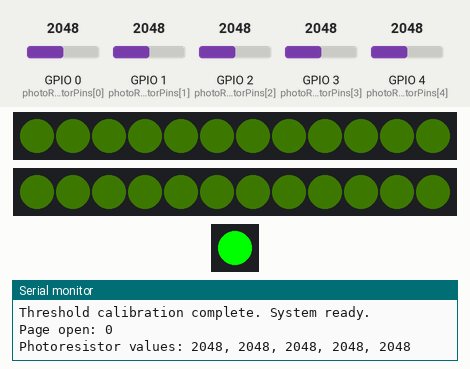
A sketch run on a simulated ESP32-C3. Parts: 2 × 12 RGB LEDs in strip order, left to right, 1 RGB LEDs in strip order, left to right, the last lines printed to the serial monitor. Inputs (shaded band) come from the test bench; at power-on: GPIO 0 (photoResistorPins[0]) = 2048, GPIO 1 (photoResistorPins[1]) = 2048, GPIO 2 (photoResistorPins[2]) = 2048, GPIO 3 (photoResistorPins[3]) = 2048, GPIO 4 (photoResistorPins[4]) = 2048. Dim RGB values are drawn brighter than linear; random numbers use the default seed unless the sketch sets one.

Above: at 1.2 s.
1.3 s: GPIO 0 (photoResistorPins[0]) set to 2167
At 1.7 s:
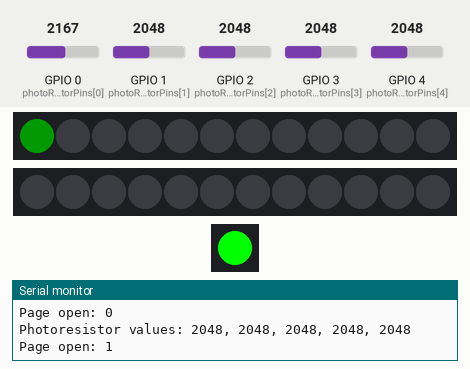
4.3 s: GPIO 1 (photoResistorPins[1]) set to 2143
At 5.2 s:
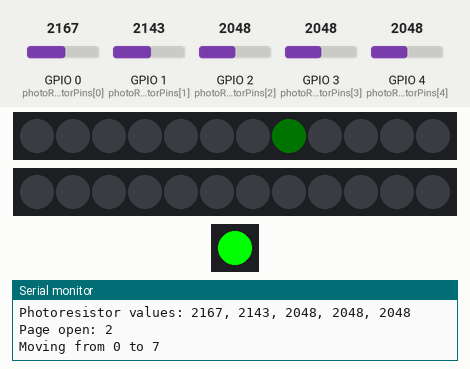
6.3 s: GPIO 2 (photoResistorPins[2]) set to 2130
At 6.41 s:
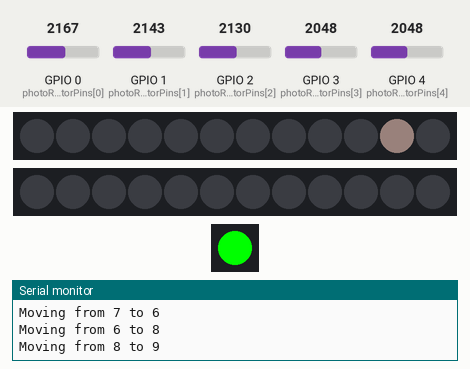
10.6 s: GPIO 3 (photoResistorPins[3]) set to 2866
12.4 s: GPIO 2 (photoResistorPins[2]) set to 1228
At 12.5 s:
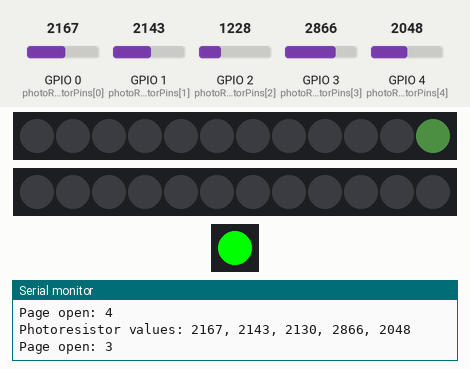
16.9 s: GPIO 1 (photoResistorPins[1]) set to 1228
At 18.6 s:
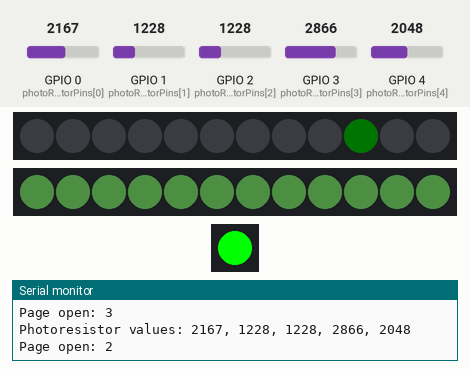

The sketch:

GG_Book.ino
```cpp
#include <Adafruit_NeoPixel.h>
#include <vector>
#include <iostream>
using namespace std;

// NeoPixel setup
#define NEOPIXEL_PIN1 6       // GPIO pin for first NeoPixel chain
#define NEOPIXEL_PIN2 7       // GPIO pin for second NeoPixel chain
#define NUM_PIXELS 12         // Number of NeoPixels per chain
#define LED_BUILTIN 10

Adafruit_NeoPixel pixels1(NUM_PIXELS, NEOPIXEL_PIN1, NEO_GRB + NEO_KHZ800);
Adafruit_NeoPixel pixels2(NUM_PIXELS, NEOPIXEL_PIN2, NEO_GRB + NEO_KHZ800);
Adafruit_NeoPixel BUILTIN(1, LED_BUILTIN, NEO_GRB + NEO_KHZ800);

// Photoresistor setup
#define PHOTORESISTOR_COUNT 5
const int photoResistorPins[PHOTORESISTOR_COUNT] = {0, 1, 2, 3, 4};

// Thresholds for detecting significant light changes
int lightThresholds[PHOTORESISTOR_COUNT];
const int buffer = 50; // Sensitivity buffer for activation

// Declare the graph globally so it is accessible everywhere
vector<int> graph[24] = {
  {1, 5, 6, 7},
  {0, 2, 3, 4, 5},
  {1, 3, 14},
  {1, 2, 4, 11},
  {1, 3, 5, 9, 10, 11},
  {0, 1, 4, 6, 9},
  {0, 5, 7, 8, 9},
  {0, 6, 8},
  {6, 7, 9},
  {4, 5, 6, 8},
  {4, 9, 11},
  {3, 4, 10},
  {13, 17, 18, 19},
  {12, 14, 15, 16, 17},
  {2, 13, 15, 16},
  {13, 14, 16, 23},
  {13, 15, 17, 21, 22, 23},
  {12, 13, 16, 18, 21},
  {12, 17, 19, 20, 21},
  {12, 18, 20},
  {18, 19, 21},
  {16, 17, 18, 20},
  {16, 21, 23},
  {15, 16, 22}
};

// Function prototypes
void setLEDs(Adafruit_NeoPixel &pixels, const uint32_t colors[]);
void calibrateThresholds();
int determinePattern();
void printPhotoResistorValues(int activeCount);

// Pattern functions
void patternSequential(Adafruit_NeoPixel &pixels, int currentPattern);
void patternStaticColors(Adafruit_NeoPixel &pixels, const uint32_t colors[]);
void patternRandomWalk(Adafruit_NeoPixel &pixels, int currentPattern);

void setup() {
  // Initialize NeoPixels
  pixels1.begin();
  pixels2.begin();
  BUILTIN.begin();

  pixels1.setBrightness(25);
  pixels2.setBrightness(25);
  BUILTIN.setPixelColor(0, BUILTIN.Color(0, 255, 0));
  pixels1.show();
  pixels2.show();
  BUILTIN.show();

  // Initialize photoresistors
  for (int i = 0; i < PHOTORESISTOR_COUNT; i++) {
    pinMode(photoResistorPins[i], INPUT);
  }

  Serial.begin(115200);
  Serial.println("System initializing...");

  calibrateThresholds();
  Serial.println("Threshold calibration complete. System ready.");
}
void loop() {
  int activePattern = determinePattern();
  static int lastPattern = -1;

  // Only update if the pattern changes
  if (activePattern != lastPattern) {
    lastPattern = activePattern;
    Serial.print("Page open: ");
    Serial.println(activePattern);

    // Execute the corresponding pattern
    switch (activePattern) {
      case 0:
        // setting all neopixels to a light green color to start
        for (int i = 0; i < NUM_PIXELS; i++) {
          pixels1.setPixelColor(i, pixels1.Color(10, 20, 0));
          pixels2.setPixelColor(i, pixels2.Color(10, 20, 0));
        }
        pixels1.show();
        pixels2.show();
        break;

      case 1:
        pixels1.clear();
        pixels2.clear();
        pixels1.show();
        pixels2.show();
        patternSequential(pixels1, 1);
        patternSequential(pixels2, 1);
        break;

      case 2: {
        patternRandomWalk(pixels1, pixels2, 2);
      }
      case 3: {
        patternSpreadingWave(pixels1, pixels2, 3);
      }
      case 4: {}
      case 5: {}
    }
  }
// Continuously check for photoresistor changes
  printPhotoResistorValues(activePattern);
}


// Calibrate light thresholds for each photoresistor
void calibrateThresholds() {
  for (int i = 0; i < PHOTORESISTOR_COUNT; i++) {
    int rawValue = analogRead(photoResistorPins[i]);
    lightThresholds[i] = rawValue + buffer;
    Serial.print("Photoresistor ");
    Serial.print(i);
    Serial.print(" threshold: ");
    Serial.println(lightThresholds[i]);
  }
}

// Determine which pattern to display based on photoresistor activation
int determinePattern() {
    int activeCount = 0;
    for (int i = 0; i < PHOTORESISTOR_COUNT; i++) {
        int rawValue = analogRead(photoResistorPins[i]);
        if (rawValue > lightThresholds[i]) {
            activeCount++;
        }
    }
    return activeCount; // Assuming activeCount maps to a pattern
}


// Print photoresistor values in a single line if exceeding thresholds
void printPhotoResistorValues(int activeCount) {
  static int lastActiveCount = -1;

  // Only print when activeCount changes
  if (activeCount != lastActiveCount) {
    lastActiveCount = activeCount;
    Serial.print("Photoresistor values: ");
    for (int i = 0; i < PHOTORESISTOR_COUNT; i++) {
      int rawValue = analogRead(photoResistorPins[i]);
      Serial.print(rawValue);
      if (i < PHOTORESISTOR_COUNT - 1) Serial.print(", ");
    }
    Serial.println();
  }
}


// Set NeoPixels to a specific color pattern
void patternStaticColors(Adafruit_NeoPixel &pixels, const uint32_t colors[]) {
  for (int i = 0; i < NUM_PIXELS; i++) {
    pixels.setPixelColor(i, colors[i]);
  }
  pixels.show();  // Update NeoPixel strip
}

// Pattern: Sequential lighting
void patternSequential(Adafruit_NeoPixel &pixels, int currentPattern) {
    for (int i = 0; i < NUM_PIXELS; i++) {
        if (determinePattern() != currentPattern) {
            return; // Exit if pattern changes
        }
        pixels.clear();
        pixels.setPixelColor(i, pixels.Color(0, 255, 0)); // Green
        pixels.show();
        delay(500);
    }
}

// Pattern: Random walk
void patternRandomWalk(Adafruit_NeoPixel &pixels1, Adafruit_NeoPixel &pixels2, int currentPattern) {

  // Starting node will always be position 0
  static int node = 0;

  // Monitor for whether the current page is correct
  int activePattern = determinePattern();

  // Start page behavior with all pixels off
  pixels1.clear();
  pixels2.clear();

  // Define the color of the NeoPixel to travel across the page
  uint32_t color = pixels1.Color(0, 10, 0);

  // While loop determines if the correct page is still open, keeps the pattern going if true
  while (activePattern == currentPattern) {

    // Determine which light on which chain is the proper one to illuminate for the current node
    if (node >= 0 && node < NUM_PIXELS) {
      // Chain1: Nodes 0-(NUM_PIXELS-1)
      pixels1.setPixelColor(node, color);
      pixels1.show();
    } else if (node >= NUM_PIXELS && node < 2 * NUM_PIXELS) {
      // Chain2: Nodes NUM_PIXELS-(2*NUM_PIXELS-1)
      pixels2.setPixelColor(node - NUM_PIXELS, color);
      pixels2.show();
    }

    // Keeps the light on for 1 sec before moving on
    delay(500);

    // Find a new node neighbor to go to
    int nextNode = graph[node][random(0, graph[node].size())];

    // Update the serial monitor with the move to be made, to help determine if things are working properly
    Serial.print("Moving from ");
    Serial.print(node);
    Serial.print(" to ");
    Serial.println(nextNode);
    node = nextNode;

    // Turn all the pixels off to prepare for the next iteration
    pixels1.clear();
    pixels2.clear();

    // Determine which page is open, update the while loop
    activePattern = determinePattern();
  }
}

// Pattern: Spreading wave
void patternSpreadingWave(Adafruit_NeoPixel &pixels1, Adafruit_NeoPixel &pixels2, int currentPattern) {

  // Monitor for whether the correct page is open
  int activePattern = determinePattern();


  // Clear all pixels at the start of a new wave
  pixels1.clear();
  pixels2.clear();
  pixels1.show();
  pixels2.show();

  // While loop keeps the pattern going as long as the correct page is open
  while (activePattern == currentPattern) {


    // Choose a random starting node
    int startNode = random(0, 2 * NUM_PIXELS);

    // Generate a random color for the wave
    uint32_t color = pixels1.Color(random(0, 256), random(0, 256), random(0, 256));

    // Array to track visited nodes
    bool visited[2 * NUM_PIXELS] = {false};

    // Simple queue implementation using an array
    int queue[2 * NUM_PIXELS]; // Maximum possible size is the total number of nodes
    int front = 0, back = 0;

    // Enqueue the starting node
    queue[back++] = startNode;
    visited[startNode] = true;

    // Begin the wave propagation
    while (front < back) {
      int currentNode = queue[front++]; // Dequeue the current node

      // Determine which chain and pixel index to light up
      if (currentNode >= 0 && currentNode < NUM_PIXELS) {
        pixels1.setPixelColor(currentNode, color);
        pixels1.show();
      } else if (currentNode >= NUM_PIXELS && currentNode < 2 * NUM_PIXELS) {
        pixels2.setPixelColor(currentNode - NUM_PIXELS, color);
        pixels2.show();
      }

      // Add a small delay for the wave effect
      delay(200);

      // Enqueue all unvisited neighbors
      for (int neighbor : graph[currentNode]) {
        if (!visited[neighbor]) {
          queue[back++] = neighbor;
          visited[neighbor] = true;
        }
      }
    }

    // Delay for a moment before restarting the wave with a new random color
    delay(1000);

    // Determine which page is open, update the while loop
    activePattern = determinePattern();
  }
}
```

Measured:
- the behaviour switches between 2098 and 2099 on GPIO 0 (photoResistorPins[0]) (found by bisection; images 0 and 1)
- the behaviour switches between 2098 and 2099 on GPIO 2 (photoResistorPins[2]) (found by bisection; images 2 and 3)
- after the input at 1.3 s, the LEDs: change at once (image 1)
- after the input at 12.4 s, the LEDs: change at once (image 4)
- what the display in image 1 shows lasts 0.5 s, from 1.3 s to 1.8 s
